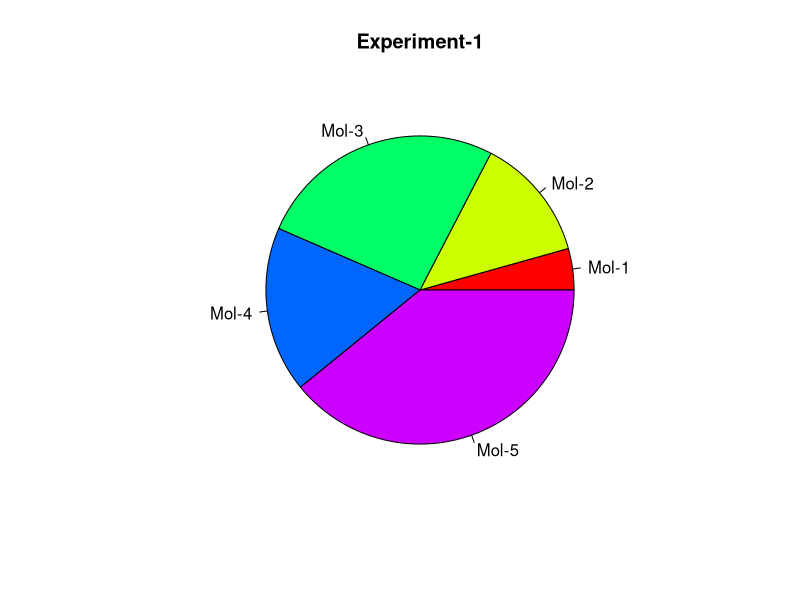
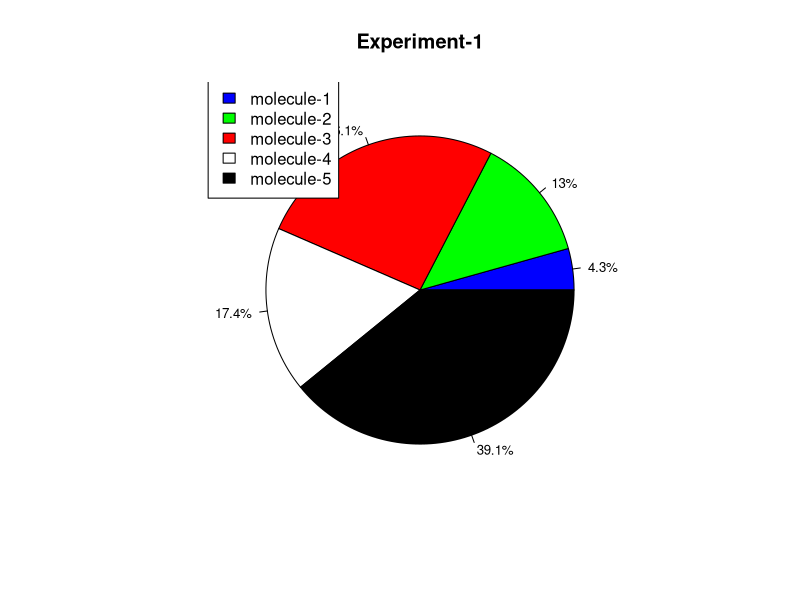

Generate these figures, in order, with R:

# create data
result = c(10, 30, 60, 40, 90)

# Create a Pie chart with a heading and rainbow colors
pie(x = result, main="Experiment-1", col=rainbow(length(result)),
    label=c("Mol-1","Mol-2","Mol-3", "Mol-4", "Mol-5"))


# create data
result <- c(10, 30, 60, 40, 90)

# Calculate the percentage of  sections and put it in the label
alabels <- round((result/sum(result)) * 100, 1)
alabels <- paste(alabels, "%", sep="")

colors <- c("blue", "green","red", "white", "black")

pie(result, main="Experiment-1", col=colors, labels=alabels, cex=0.8)

# draw the legend
legend(-1.1, 1.1, c("molecule-1", "molecule-2", "molecule-3",
                    "molecule-4", "molecule-5"), fill=colors)
